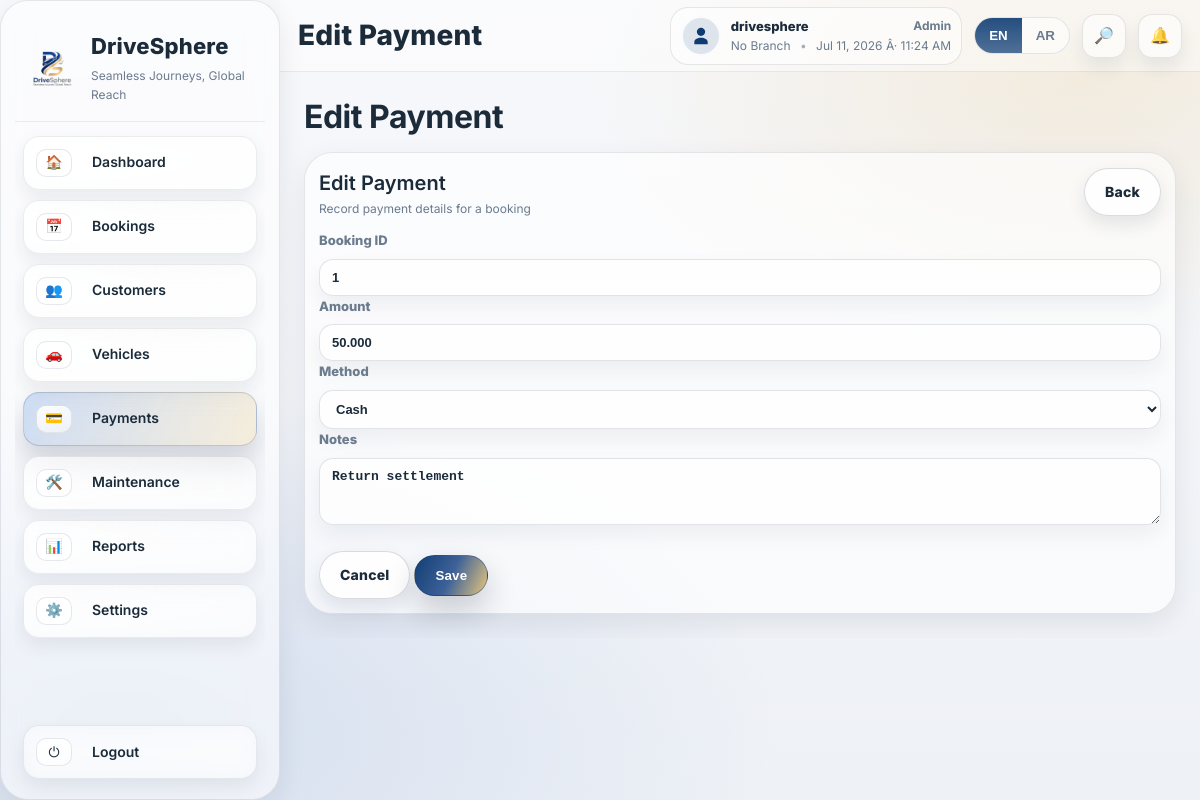
Page /payments/1/edit/ (signed in) on the committed database.
### apps/settings_app/models.py (models this page shows, shortened)
class BusinessProfile(TimeStampedModel):
    business_name = models.CharField(max_length=200, blank=True, default="")
    short_code = models.CharField(max_length=10, blank=True, default="")
    business_name_ar = models.CharField(max_length=200, blank=True, default="")
    commercial_registration_number = models.CharField(max_length=100, blank=True, default="")
    vat_no = models.CharField(max_length=100, blank=True, default="")
    address = models.CharField(max_length=300, blank=True, default="")
    address_ar = models.CharField(max_length=300, blank=True, default="")
    phone_number = models.CharField(max_length=60, blank=True, default="")
    phone_number_ar = models.CharField(max_length=60, blank=True, default="")
    email = models.EmailField(blank=True, default="")
    email_ar = models.EmailField(blank=True, default="")
    website = models.CharField(max_length=200, blank=True, default="")
    website_ar = models.CharField(max_length=200, blank=True, default="")
    currency_code = models.CharField(max_length=10, blank=True, default="OMR")
    currency_symbol = models.CharField(max_length=10, blank=True, default="﷼")
    exchange_rates = models.JSONField(blank=True, default=dict)
    exchange_rates_updated_at = models.DateTimeField(null=True, blank=True)
    logo = models.ImageField(upload_to="business/logo/", null=True, blank=True)
    class Meta:
        verbose_name = "Business Profile"
        verbose_name_plural = "Business Profile"
    @classmethod
    def get_solo(cls):
        obj = cls.objects.first()
        if not obj:
            obj = cls.objects.create()
        return obj

### apps/accounts/models.py (models this page shows, shortened)
class User(AbstractUser, TimeStampedModel):
    LANGUAGE_CHOICES = (
        ("en", "English"),
        ("ar", "Arabic"),
    )
    username = models.CharField(max_length=150, unique=True, null=True, blank=True)
    email = models.EmailField(unique=True)
    phone_number = models.CharField(max_length=30, blank=True, default="")
    nationality = models.CharField(max_length=60, blank=True, default="")
    role = models.ForeignKey(Role, on_delete=models.SET_NULL, null=True, blank=True)
    default_branch = models.ForeignKey(Branch, on_delete=models.SET_NULL, null=True, blank=True)
    preferred_language = models.CharField(max_length=2, choices=LANGUAGE_CHOICES, default="en")
    USERNAME_FIELD = "email"
    REQUIRED_FIELDS = ["username"]
    objects = UserManager()

class Role(TimeStampedModel):
    ROLE_CHOICES = (
        ("ADMIN", "Admin"),
        ("MANAGER", "Manager"),
        ("AGENT", "Agent"),
        ("MECHANIC", "Mechanic"),
        ("ACCOUNTANT", "Accountant"),
        ("VIEWER", "Viewer"),
    )
    code = models.CharField(max_length=30, choices=ROLE_CHOICES, unique=True)
    name = models.CharField(max_length=60)

### apps/payments/models.py (models this page shows, shortened)
class Payment(TimeStampedModel):
    METHOD_CHOICES = (
        ("CASH", "Cash"),
        ("CARD", "Card"),
        ("BANK_TRANSFER", "Bank Transfer"),
        ("OTHER", "Other"),
    )
    STATUS_CHOICES = (
        ("PAID", "Paid"),
        ("VOID", "Void"),
    )
    branch = models.ForeignKey(Branch, on_delete=models.SET_NULL, null=True, blank=True, related_name="payments")
    booking = models.ForeignKey(Booking, on_delete=models.PROTECT, related_name="payments")
    receipt_number = models.CharField(max_length=40, unique=True)
    idempotency_key = models.CharField(max_length=80, unique=True, null=True, blank=True)
    payment_date = models.DateField()
    method = models.CharField(max_length=20, choices=METHOD_CHOICES, default="CASH")
    amount = models.DecimalField(max_digits=12, decimal_places=3, default=0)
    currency_code = models.CharField(max_length=10, default="OMR")
    status = models.CharField(max_length=10, choices=STATUS_CHOICES, default="PAID")
    notes = models.CharField(max_length=200, blank=True, default="")
    created_by = models.ForeignKey(User, on_delete=models.SET_NULL, null=True, blank=True, related_name="payments_created")

### apps/payments/views.py (the view, shortened to what this page needs)
# urls.py: path("payments/<int:payment_id>/edit/", views.payment_edit_page, name="payment_edit_page"),
@login_required
def payment_edit_page(request, payment_id: int):
    if not has_perm(request.user, "payments.manage"):
        return render(request, "errors/403.html", status=403)
    payment = get_object_or_404(Payment, id=payment_id)
    branch = get_active_branch(request)
    if branch and payment.branch_id != branch.id:
        return render(request, "errors/403.html", status=403)
    error = ""
    context = {
        "title": "Edit Payment",
        "page_title": "Edit Payment",
        "payment": payment,
        "error": error,
        "is_edit": True,
    }
    return render(request, "payments/payment_form.html", context)

### templates/payments/payment_form.html (shortened to what this page needs)
{% extends "base/_app_shell.html" %}
{% block heading %}{% if request.session.ui_lang == 'ar' %}{% if is_edit %}تعديل المدفوعات{% else %}مدفوعات جديدة{% endif %}{% else %}{% if is_edit %}Edit Payment{% else %}New Payment{% endif %}{% endif %}{% endblock %}
{% block content %}
<div class="ds-page">
  <div class="ds-card ds-card--wide">
    <div class="ds-card__head">
      <div>
        <div class="ds-card__title">{% if request.session.ui_lang == 'ar' %}{% if is_edit %}تعديل المدفوعات{% else %}مدفوعات جديدة{% endif %}{% else %}{% if is_edit %}Edit Payment{% else %}New Payment{% endif %}{% endif %}</div>
        <div class="ds-card__sub">{% if request.session.ui_lang == 'ar' %}تسجيل تفاصيل الدفع لحجز{% else %}Record payment details for a booking{% endif %}</div>
      </div>
      <a class="ds-btn ds-btn--ghost" href="/payments/">{% if request.session.ui_lang == 'ar' %}رجوع{% else %}Back{% endif %}</a>
    </div>
    <form method="post" class="ds-form" style="margin-top:12px;">
      <div class="ds-formGrid">
        <div class="ds-field">
          <label class="ds-label">{% if request.session.ui_lang == 'ar' %}معرف الحجز{% else %}Booking ID{% endif %}</label>
          <input class="ds-input" name="booking_id" placeholder="{% if request.session.ui_lang == 'ar' %}معرف الحجز{% else %}Booking ID{% endif %}" value="{% if is_edit %}{{ payment.booking_id }}{% else %}{{ payment.booking_id|default:'' }}{% endif %}" {% if is_edit %}readonly{% endif %} required>
        </div>
        <div class="ds-field">
          <label class="ds-label">{% if request.session.ui_lang == 'ar' %}المبلغ{% else %}Amount{% endif %}</label>
          <input class="ds-input" name="amount" placeholder="{% if request.session.ui_lang == 'ar' %}المبلغ{% else %}Amount{% endif %}" value="{% if is_edit %}{{ payment.amount }}{% else %}{{ payment.amount|default:'' }}{% endif %}" required>
        </div>
        <div class="ds-field">
          <label class="ds-label">{% if request.session.ui_lang == 'ar' %}الطريقة{% else %}Method{% endif %}</label>
          <select class="ds-input" name="method">
            <option value="CASH" {% if payment.method == "CASH" or not payment.method %}selected{% endif %}>{% if request.session.ui_lang == 'ar' %}نقداً{% else %}Cash{% endif %}</option>
          </select>
        </div>
        <div class="ds-field" style="grid-column:1/-1;">
          <label class="ds-label">{% if request.session.ui_lang == 'ar' %}ملاحظات{% else %}Notes{% endif %}</label>
          <textarea class="ds-input" name="notes" rows="3" placeholder="{% if request.session.ui_lang == 'ar' %}ملاحظات{% else %}Notes{% endif %}">{% if is_edit %}{{ payment.notes|default:'' }}{% else %}{{ payment.notes|default:'' }}{% endif %}</textarea>
        </div>
      </div>
      <div class="ds-wizard__actions" style="margin-top:12px;">
        <a class="ds-btn ds-btn--ghost" href="/payments/">{% if request.session.ui_lang == 'ar' %}إلغاء{% else %}Cancel{% endif %}</a>
        <button class="ds-btn ds-btn--primary" type="submit">{% if request.session.ui_lang == 'ar' %}حفظ{% else %}Save{% endif %}</button>
      </div>
    </form>
  </div>
</div>
{% endblock %}

### templates/base/_app_shell.html (shortened to what this page needs)
{% load static %}
{% with ui_lang=request.session.ui_lang|default:request.user.preferred_language|default:"en" %}
<!DOCTYPE html>
<html lang="{{ ui_lang }}" dir="{% if ui_lang == 'ar' %}rtl{% else %}ltr{% endif %}">
<head>
  <link rel="stylesheet" href="{% static 'css/theme.css' %}">
  <link rel="stylesheet" href="{% static 'css/ds-responsive.css' %}">
  <link rel="stylesheet" href="{% static 'css/app.css' %}">
</head>
<body class="ds-body min-h-screen{% if ui_lang == 'ar' %} is-rtl{% endif %}">
  <div class="flex h-screen overflow-hidden ds-shell">
    {% include "base/_sidebar.html" with ui_lang=ui_lang %}
    <div class="flex-1 flex flex-col min-w-0">
      <div class="ds-topbar">
        <div class="ds-topbar__left">
          <h1 class="ds-page-title">{% block heading %}Dashboard{% endblock %}</h1>
        </div>
        <div class="ds-topbar__right">
          <div class="ds-user">
            <span class="ds-user__avatar ds-user__avatar--icon" aria-hidden="true">
              <svg viewBox="0 0 24 24" role="img" aria-label="User">
                <path d="M12 12c2.761 0 5-2.239 5-5S14.761 2 12 2 7 4.239 7 7s2.239 5 5 5Zm0 2c-4.418 0-8 2.239-8 5v3h16v-3c0-2.761-3.582-5-8-5Z" />
              </svg>
            </span>
            <div class="ds-user__meta">
              <div class="ds-user__top">
                <div class="ds-user__name">{{ request.user.username|default:request.user.email|cut:'@local' }}</div>
                {% if request.user.role %}
                  <div class="ds-user__role">
                    {% if request.session.ui_lang == 'ar' %}
                      {% with rc=request.user.role.code %}
                        {% if rc == 'ADMIN' %}مشرف{% elif rc == 'MANAGER' %}مدير{% elif rc == 'AGENT' %}وكيل{% elif rc == 'MECHANIC' %}فني{% elif rc == 'ACCOUNTANT' %}محاسب{% elif rc == 'VIEWER' %}مُشاهد{% else %}{{ request.user.role.name|default:request.user.role.code }}{% endif %}
                      {% endwith %}
                    {% else %}
                      {{ request.user.role.name|default:request.user.role.code }}
                    {% endif %}
                  </div>
                {% endif %}
              </div>
              <div class="ds-user__sub">
                {% if ui_lang == 'ar' %}
                  <span id="dsClock">--</span>
                  <span class="ds-dot">•</span>
                  {% if ds_active_branch %}{{ ds_active_branch.name }}{% else %}لا يوجد فرع{% endif %}
                {% else %}
                  {% if ds_active_branch %}{{ ds_active_branch.name }}{% else %}No Branch{% endif %}
                  <span class="ds-dot">•</span>
                  <span id="dsClock">--</span>
                {% endif %}
              </div>
            </div>
          </div>
          <div class="ds-lang-toggle" title="{% if ui_lang == 'ar' %}اللغة{% else %}Language{% endif %}">
            <button class="ds-lang-toggle__btn {% if ui_lang == 'en' %}is-active{% endif %}" type="button" data-lang="en">EN</button>
            <button class="ds-lang-toggle__btn {% if ui_lang == 'ar' %}is-active{% endif %}" type="button" data-lang="ar">AR</button>
          </div>
          <div class="ds-topbar__dropdown" data-dropdown>
            <button class="ds-topbar__pill ds-topbar__pill--search" type="button" data-dropdown-toggle="search" aria-expanded="false" aria-controls="ds-search-panel">
              <span class="ds-pill__icon">🔎</span>
            </button>
          </div>
          <div class="ds-topbar__dropdown" data-dropdown>
            <button class="ds-topbar__pill ds-topbar__pill--notify" type="button" data-dropdown-toggle="notify" aria-expanded="false" aria-controls="ds-notify-panel">
              <span class="ds-pill__icon">🔔</span>
            </button>
          </div>
        </div>
      </div>
      <main class="p-4 sm:p-6 overflow-y-auto min-w-0">
        <div class="ds-pageHeader" id="ds-page-header">
          <div>
            <h2 class="ds-pageHeader__title" id="ds-page-header-title"></h2>
          </div>
        </div>
        {% block content %}{% endblock %}
      </main>
    </div>
  </div>
</body>
</html>
{% endwith %}

### templates/base/_sidebar.html (shortened to what this page needs)
{% load static %}
{% with ui_lang=ui_lang|default:request.session.ui_lang|default:request.user.preferred_language|default:"en" %}
<aside class="ds-sidebar">
  {% with business_name_ar=ds_business.business_name_ar|default:ds_business.business_name|default:"DriveSphere" %}
    {% if ui_lang == "ar" %}
      <div class="ds-sidebar__brand">
        <div class="ds-brand__text" dir="rtl">
          <div class="ds-brand__name">{{ ds_business.business_name_ar|default:ds_business.business_name|default:"DriveSphere" }}</div>
          <div class="ds-brand__tagline">رحلات سلسة، حضور عالمي</div>
        </div>
        {% if ds_business.logo %}
          <img class="ds-brand__logo" src="{{ ds_business.logo.url }}" alt="{{ business_name_ar }}">
        {% else %}
          <img class="ds-brand__logo" src="{% static 'img/logo/logo.png' %}" alt="{{ business_name_ar }}">
        {% endif %}
      </div>
    {% else %}
      <div class="ds-sidebar__brand">
        {% if ds_business.logo %}
          <img class="ds-brand__logo" src="{{ ds_business.logo.url }}" alt="{{ ds_business.business_name|default:'DriveSphere' }}">
        {% else %}
          <img class="ds-brand__logo" src="{% static 'img/logo/logo.png' %}" alt="DriveSphere">
        {% endif %}
        <div class="ds-brand__text">
          <div class="ds-brand__name">{{ ds_business.business_name|default:"DriveSphere" }}</div>
          <div class="ds-brand__tagline">Seamless Journeys, Global Reach</div>
        </div>
      </div>
    {% endif %}
  {% endwith %}
  <nav class="ds-nav">
    <a class="ds-nav__item {% if request.path == '/dashboard/' or request.path == '/' %}is-active{% endif %}" href="/dashboard/">
      <span class="ds-nav__icon">🏠</span>
      <span class="ds-nav__label">{% if ui_lang == "ar" %}لوحة التحكم{% else %}Dashboard{% endif %}</span>
    </a>
    <a class="ds-nav__item {% if request.path|slice:':10' == '/bookings/' %}is-active{% endif %}" href="/bookings/">
      <span class="ds-nav__icon">📅</span>
      <span class="ds-nav__label">{% if ui_lang == "ar" %}الحجوزات{% else %}Bookings{% endif %}</span>
    </a>
    <a class="ds-nav__item {% if request.path|slice:':11' == '/customers/' %}is-active{% endif %}" href="/customers/">
      <span class="ds-nav__icon">👥</span>
      <span class="ds-nav__label">{% if ui_lang == "ar" %}العملاء{% else %}Customers{% endif %}</span>
    </a>
    <a class="ds-nav__item {% if request.path|slice:':10' == '/vehicles/' %}is-active{% endif %}" href="/vehicles/">
      <span class="ds-nav__icon">🚗</span>
      <span class="ds-nav__label">{% if ui_lang == "ar" %}المركبات{% else %}Vehicles{% endif %}</span>
    </a>
    <a class="ds-nav__item {% if request.path|slice:':10' == '/payments/' %}is-active{% endif %}" href="/payments/">
      <span class="ds-nav__icon">💳</span>
      <span class="ds-nav__label">{% if ui_lang == "ar" %}المدفوعات{% else %}Payments{% endif %}</span>
    </a>
    <a class="ds-nav__item {% if request.path|slice:':13' == '/maintenance/' %}is-active{% endif %}" href="/maintenance/">
      <span class="ds-nav__icon">🛠️</span>
      <span class="ds-nav__label">{% if ui_lang == "ar" %}الصيانة{% else %}Maintenance{% endif %}</span>
    </a>
    <a class="ds-nav__item {% if request.path|slice:':9' == '/reports/' %}is-active{% endif %}" href="/reports/">
      <span class="ds-nav__icon">📊</span>
      <span class="ds-nav__label">{% if ui_lang == "ar" %}التقارير{% else %}Reports{% endif %}</span>
    </a>
    <a class="ds-nav__item {% if request.path|slice:':10' == '/settings/' %}is-active{% endif %}" href="/settings/general/">
      <span class="ds-nav__icon">⚙️</span>
      <span class="ds-nav__label">{% if ui_lang == "ar" %}الإعدادات{% else %}Settings{% endif %}</span>
    </a>
  </nav>
  <div class="ds-sidebar__footer">
    <a class="ds-nav__item ds-nav__item--logout" href="/logout/">
      <span class="ds-nav__icon">⏻</span>
      <span class="ds-nav__label">{% if ui_lang == "ar" %}تسجيل الخروج{% else %}Logout{% endif %}</span>
    </a>
  </div>
</aside>
{% endwith %}

### rows in the picture
BusinessProfile: business_name "DriveSphere"
User: user.username "drivesphere", user.role.name "Admin", notes "Return settlement"
Payment: booking_id "1", amount "50.000", method "Cash"
